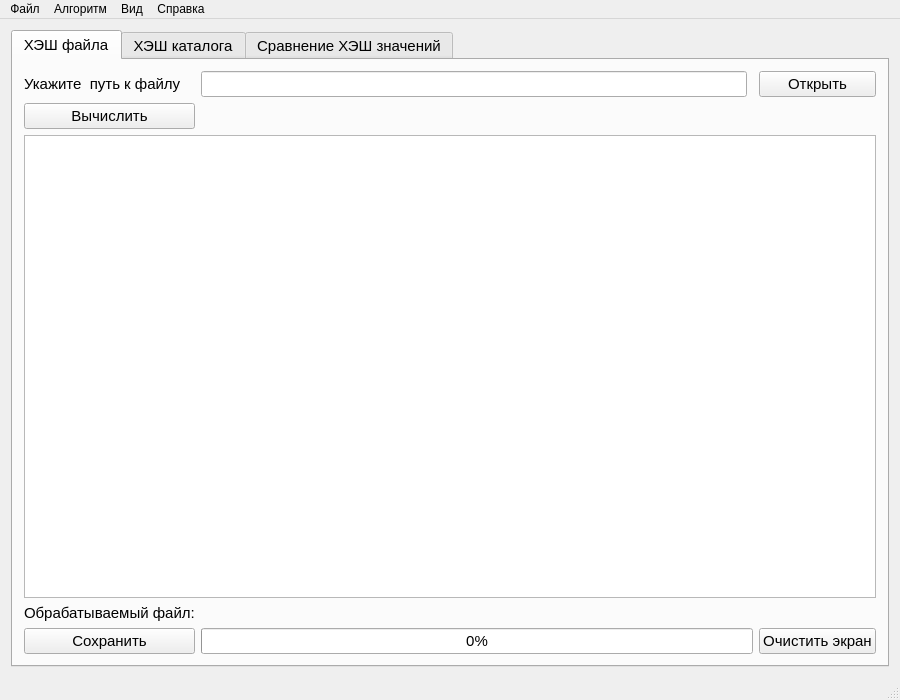
<?xml version="1.0" encoding="UTF-8"?>
<ui version="4.0">
 <class>GuiHash</class>
 <widget class="QMainWindow" name="GuiHash">
  <property name="geometry">
   <rect>
    <x>0</x>
    <y>0</y>
    <width>900</width>
    <height>700</height>
   </rect>
  </property>
  <property name="sizePolicy">
   <sizepolicy hsizetype="Expanding" vsizetype="Expanding">
    <horstretch>0</horstretch>
    <verstretch>0</verstretch>
   </sizepolicy>
  </property>
  <property name="windowTitle">
   <string> Средства контроля целостности</string>
  </property>
  <property name="windowIcon">
   <iconset resource="qres.qrc">
    <normaloff>:/new/icon/Icon.png</normaloff>:/new/icon/Icon.png</iconset>
  </property>
  <property name="documentMode">
   <bool>false</bool>
  </property>
  <widget class="QWidget" name="centralWidget">
   <property name="enabled">
    <bool>true</bool>
   </property>
   <property name="sizePolicy">
    <sizepolicy hsizetype="Preferred" vsizetype="Expanding">
     <horstretch>0</horstretch>
     <verstretch>0</verstretch>
    </sizepolicy>
   </property>
   <property name="minimumSize">
    <size>
     <width>900</width>
     <height>656</height>
    </size>
   </property>
   <property name="maximumSize">
    <size>
     <width>16777215</width>
     <height>16777215</height>
    </size>
   </property>
   <property name="layoutDirection">
    <enum>Qt::LeftToRight</enum>
   </property>
   <property name="autoFillBackground">
    <bool>false</bool>
   </property>
   <layout class="QGridLayout" name="gridLayout">
    <item row="0" column="0">
     <widget class="QTabWidget" name="tabWidget">
      <property name="enabled">
       <bool>true</bool>
      </property>
      <property name="sizePolicy">
       <sizepolicy hsizetype="Expanding" vsizetype="Expanding">
        <horstretch>0</horstretch>
        <verstretch>0</verstretch>
       </sizepolicy>
      </property>
      <property name="font">
       <font>
        <pointsize>11</pointsize>
       </font>
      </property>
      <property name="acceptDrops">
       <bool>true</bool>
      </property>
      <property name="tabPosition">
       <enum>QTabWidget::North</enum>
      </property>
      <property name="tabShape">
       <enum>QTabWidget::Rounded</enum>
      </property>
      <property name="currentIndex">
       <number>0</number>
      </property>
      <property name="iconSize">
       <size>
        <width>16</width>
        <height>16</height>
       </size>
      </property>
      <property name="elideMode">
       <enum>Qt::ElideLeft</enum>
      </property>
      <property name="usesScrollButtons">
       <bool>false</bool>
      </property>
      <property name="documentMode">
       <bool>false</bool>
      </property>
      <property name="tabsClosable">
       <bool>false</bool>
      </property>
      <property name="movable">
       <bool>false</bool>
      </property>
      <property name="tabBarAutoHide">
       <bool>false</bool>
      </property>
      <widget class="QWidget" name="tab">
       <property name="sizePolicy">
        <sizepolicy hsizetype="Preferred" vsizetype="Preferred">
         <horstretch>0</horstretch>
         <verstretch>0</verstretch>
        </sizepolicy>
       </property>
       <attribute name="title">
        <string comment="Вычислить хэш-значение для файла" extracomment="Вычислить хэш-значение для файла">ХЭШ файла</string>
       </attribute>
       <layout class="QGridLayout" name="gridLayout_3">
        <item row="12" column="0">
         <widget class="QLabel" name="label_3">
          <property name="sizePolicy">
           <sizepolicy hsizetype="Fixed" vsizetype="Minimum">
            <horstretch>0</horstretch>
            <verstretch>0</verstretch>
           </sizepolicy>
          </property>
          <property name="font">
           <font>
            <pointsize>11</pointsize>
           </font>
          </property>
          <property name="text">
           <string>Обрабатываемый файл:</string>
          </property>
         </widget>
        </item>
        <item row="13" column="4">
         <widget class="QPushButton" name="pushButton_7">
          <property name="sizePolicy">
           <sizepolicy hsizetype="Preferred" vsizetype="Fixed">
            <horstretch>0</horstretch>
            <verstretch>0</verstretch>
           </sizepolicy>
          </property>
          <property name="text">
           <string>Очистить экран</string>
          </property>
         </widget>
        </item>
        <item row="0" column="4">
         <widget class="QPushButton" name="pushButton_2">
          <property name="sizePolicy">
           <sizepolicy hsizetype="Preferred" vsizetype="Fixed">
            <horstretch>0</horstretch>
            <verstretch>0</verstretch>
           </sizepolicy>
          </property>
          <property name="text">
           <string>Открыть</string>
          </property>
         </widget>
        </item>
        <item row="0" column="0">
         <widget class="QLabel" name="label_File">
          <property name="sizePolicy">
           <sizepolicy hsizetype="Fixed" vsizetype="Preferred">
            <horstretch>0</horstretch>
            <verstretch>0</verstretch>
           </sizepolicy>
          </property>
          <property name="text">
           <string>Укажите  путь к файлу </string>
          </property>
         </widget>
        </item>
        <item row="13" column="0">
         <widget class="QPushButton" name="pushButton_3">
          <property name="sizePolicy">
           <sizepolicy hsizetype="Preferred" vsizetype="Fixed">
            <horstretch>0</horstretch>
            <verstretch>0</verstretch>
           </sizepolicy>
          </property>
          <property name="sizeIncrement">
           <size>
            <width>0</width>
            <height>0</height>
           </size>
          </property>
          <property name="text">
           <string>Сохранить</string>
          </property>
         </widget>
        </item>
        <item row="9" column="0" colspan="5">
         <widget class="QTextBrowser" name="textBrowser">
          <property name="sizePolicy">
           <sizepolicy hsizetype="Expanding" vsizetype="Expanding">
            <horstretch>0</horstretch>
            <verstretch>0</verstretch>
           </sizepolicy>
          </property>
          <property name="font">
           <font>
            <family>Courier New</family>
            <pointsize>11</pointsize>
           </font>
          </property>
          <property name="inputMethodHints">
           <set>Qt::ImhNone</set>
          </property>
          <property name="verticalScrollBarPolicy">
           <enum>Qt::ScrollBarAsNeeded</enum>
          </property>
          <property name="horizontalScrollBarPolicy">
           <enum>Qt::ScrollBarAlwaysOff</enum>
          </property>
          <property name="sizeAdjustPolicy">
           <enum>QAbstractScrollArea::AdjustIgnored</enum>
          </property>
         </widget>
        </item>
        <item row="0" column="1" colspan="2">
         <widget class="QLineEdit" name="lineEdit">
          <property name="sizePolicy">
           <sizepolicy hsizetype="Preferred" vsizetype="Fixed">
            <horstretch>0</horstretch>
            <verstretch>0</verstretch>
           </sizepolicy>
          </property>
         </widget>
        </item>
        <item row="12" column="2">
         <widget class="QLabel" name="label_4">
          <property name="sizePolicy">
           <sizepolicy hsizetype="Expanding" vsizetype="Fixed">
            <horstretch>0</horstretch>
            <verstretch>0</verstretch>
           </sizepolicy>
          </property>
          <property name="font">
           <font>
            <pointsize>11</pointsize>
           </font>
          </property>
          <property name="text">
           <string/>
          </property>
         </widget>
        </item>
        <item row="13" column="1" colspan="3">
         <widget class="QProgressBar" name="progressBarFile">
          <property name="sizePolicy">
           <sizepolicy hsizetype="Preferred" vsizetype="Fixed">
            <horstretch>0</horstretch>
            <verstretch>0</verstretch>
           </sizepolicy>
          </property>
          <property name="value">
           <number>0</number>
          </property>
         </widget>
        </item>
        <item row="8" column="0">
         <widget class="QPushButton" name="pushButton">
          <property name="sizePolicy">
           <sizepolicy hsizetype="Preferred" vsizetype="Preferred">
            <horstretch>0</horstretch>
            <verstretch>0</verstretch>
           </sizepolicy>
          </property>
          <property name="text">
           <string>Вычислить</string>
          </property>
          <property name="checkable">
           <bool>false</bool>
          </property>
          <property name="autoDefault">
           <bool>false</bool>
          </property>
         </widget>
        </item>
       </layout>
      </widget>
      <widget class="QWidget" name="tab_2">
       <attribute name="title">
        <string comment="Вычислить ХЭШ значения для каталога" extracomment="Вычислить ХЭШ значения для каталога">ХЭШ каталога</string>
       </attribute>
       <layout class="QGridLayout" name="gridLayout_2">
        <item row="0" column="0">
         <widget class="QLabel" name="label_Directory">
          <property name="sizePolicy">
           <sizepolicy hsizetype="Fixed" vsizetype="Fixed">
            <horstretch>0</horstretch>
            <verstretch>0</verstretch>
           </sizepolicy>
          </property>
          <property name="lineWidth">
           <number>5</number>
          </property>
          <property name="text">
           <string>Укажите путь к каталогу</string>
          </property>
         </widget>
        </item>
        <item row="4" column="0" colspan="6">
         <widget class="QTextBrowser" name="textDirectory">
          <property name="font">
           <font>
            <family>Courier New</family>
            <pointsize>11</pointsize>
           </font>
          </property>
          <property name="verticalScrollBarPolicy">
           <enum>Qt::ScrollBarAsNeeded</enum>
          </property>
          <property name="horizontalScrollBarPolicy">
           <enum>Qt::ScrollBarAlwaysOff</enum>
          </property>
          <property name="sizeAdjustPolicy">
           <enum>QAbstractScrollArea::AdjustIgnored</enum>
          </property>
          <property name="autoFormatting">
           <set>QTextEdit::AutoNone</set>
          </property>
         </widget>
        </item>
        <item row="6" column="5">
         <widget class="QPushButton" name="pushButton_8">
          <property name="sizePolicy">
           <sizepolicy hsizetype="Preferred" vsizetype="Fixed">
            <horstretch>0</horstretch>
            <verstretch>0</verstretch>
           </sizepolicy>
          </property>
          <property name="text">
           <string>Очистить экран</string>
          </property>
         </widget>
        </item>
        <item row="5" column="0">
         <widget class="QLabel" name="label">
          <property name="sizePolicy">
           <sizepolicy hsizetype="Fixed" vsizetype="Preferred">
            <horstretch>0</horstretch>
            <verstretch>0</verstretch>
           </sizepolicy>
          </property>
          <property name="font">
           <font>
            <pointsize>11</pointsize>
           </font>
          </property>
          <property name="text">
           <string>Обрабатываемый файл:</string>
          </property>
         </widget>
        </item>
        <item row="5" column="2">
         <widget class="QLabel" name="label_2">
          <property name="sizePolicy">
           <sizepolicy hsizetype="Expanding" vsizetype="Fixed">
            <horstretch>0</horstretch>
            <verstretch>0</verstretch>
           </sizepolicy>
          </property>
          <property name="font">
           <font>
            <pointsize>11</pointsize>
           </font>
          </property>
          <property name="text">
           <string/>
          </property>
         </widget>
        </item>
        <item row="6" column="0">
         <widget class="QPushButton" name="pushButton_6">
          <property name="sizePolicy">
           <sizepolicy hsizetype="Preferred" vsizetype="Fixed">
            <horstretch>0</horstretch>
            <verstretch>0</verstretch>
           </sizepolicy>
          </property>
          <property name="text">
           <string>Сохранить</string>
          </property>
         </widget>
        </item>
        <item row="0" column="5">
         <widget class="QPushButton" name="pushButton_4">
          <property name="sizePolicy">
           <sizepolicy hsizetype="Preferred" vsizetype="Fixed">
            <horstretch>0</horstretch>
            <verstretch>0</verstretch>
           </sizepolicy>
          </property>
          <property name="text">
           <string>Открыть</string>
          </property>
         </widget>
        </item>
        <item row="1" column="0">
         <widget class="QPushButton" name="pushButton_5">
          <property name="sizePolicy">
           <sizepolicy hsizetype="Preferred" vsizetype="Fixed">
            <horstretch>0</horstretch>
            <verstretch>0</verstretch>
           </sizepolicy>
          </property>
          <property name="layoutDirection">
           <enum>Qt::LeftToRight</enum>
          </property>
          <property name="text">
           <string>Вычислить</string>
          </property>
         </widget>
        </item>
        <item row="0" column="1" colspan="3">
         <widget class="QLineEdit" name="lineDirectory">
          <property name="sizePolicy">
           <sizepolicy hsizetype="Preferred" vsizetype="Fixed">
            <horstretch>0</horstretch>
            <verstretch>0</verstretch>
           </sizepolicy>
          </property>
          <property name="layoutDirection">
           <enum>Qt::RightToLeft</enum>
          </property>
         </widget>
        </item>
        <item row="6" column="1" colspan="4">
         <widget class="QProgressBar" name="progressBarDirectory">
          <property name="sizePolicy">
           <sizepolicy hsizetype="Preferred" vsizetype="Fixed">
            <horstretch>0</horstretch>
            <verstretch>0</verstretch>
           </sizepolicy>
          </property>
          <property name="value">
           <number>0</number>
          </property>
         </widget>
        </item>
       </layout>
      </widget>
      <widget class="QWidget" name="tab_3">
       <property name="layoutDirection">
        <enum>Qt::LeftToRight</enum>
       </property>
       <attribute name="title">
        <string>Сравнение ХЭШ значений</string>
       </attribute>
       <layout class="QGridLayout" name="gridLayout_6">
        <item row="5" column="1">
         <widget class="QLabel" name="label_5">
          <property name="sizePolicy">
           <sizepolicy hsizetype="Fixed" vsizetype="Fixed">
            <horstretch>0</horstretch>
            <verstretch>0</verstretch>
           </sizepolicy>
          </property>
          <property name="text">
           <string>Файл №1 </string>
          </property>
         </widget>
        </item>
        <item row="17" column="1" colspan="5">
         <widget class="QTextBrowser" name="textBrowserFile1">
          <property name="sizePolicy">
           <sizepolicy hsizetype="Expanding" vsizetype="Expanding">
            <horstretch>0</horstretch>
            <verstretch>0</verstretch>
           </sizepolicy>
          </property>
          <property name="font">
           <font>
            <family>Courier New</family>
           </font>
          </property>
          <property name="verticalScrollBarPolicy">
           <enum>Qt::ScrollBarAlwaysOff</enum>
          </property>
          <property name="horizontalScrollBarPolicy">
           <enum>Qt::ScrollBarAlwaysOff</enum>
          </property>
          <property name="sizeAdjustPolicy">
           <enum>QAbstractScrollArea::AdjustIgnored</enum>
          </property>
         </widget>
        </item>
        <item row="13" column="1">
         <widget class="QLabel" name="label_7">
          <property name="sizePolicy">
           <sizepolicy hsizetype="Minimum" vsizetype="Fixed">
            <horstretch>0</horstretch>
            <verstretch>0</verstretch>
           </sizepolicy>
          </property>
          <property name="text">
           <string>Файл №2</string>
          </property>
         </widget>
        </item>
        <item row="20" column="1">
         <widget class="QLabel" name="label_6">
          <property name="text">
           <string>Идет сравнение</string>
          </property>
         </widget>
        </item>
        <item row="5" column="2">
         <widget class="QLineEdit" name="lineFile1">
          <property name="sizePolicy">
           <sizepolicy hsizetype="Expanding" vsizetype="Fixed">
            <horstretch>0</horstretch>
            <verstretch>0</verstretch>
           </sizepolicy>
          </property>
         </widget>
        </item>
        <item row="5" column="4">
         <widget class="QPushButton" name="pushButtonFile1">
          <property name="sizePolicy">
           <sizepolicy hsizetype="Preferred" vsizetype="Fixed">
            <horstretch>0</horstretch>
            <verstretch>0</verstretch>
           </sizepolicy>
          </property>
          <property name="text">
           <string>Открыть</string>
          </property>
         </widget>
        </item>
        <item row="13" column="2">
         <widget class="QLineEdit" name="lineFile2">
          <property name="sizePolicy">
           <sizepolicy hsizetype="Preferred" vsizetype="Preferred">
            <horstretch>0</horstretch>
            <verstretch>0</verstretch>
           </sizepolicy>
          </property>
         </widget>
        </item>
        <item row="20" column="2" colspan="3">
         <widget class="QProgressBar" name="progressBarCompare">
          <property name="enabled">
           <bool>true</bool>
          </property>
          <property name="sizePolicy">
           <sizepolicy hsizetype="Preferred" vsizetype="Fixed">
            <horstretch>0</horstretch>
            <verstretch>0</verstretch>
           </sizepolicy>
          </property>
          <property name="value">
           <number>0</number>
          </property>
         </widget>
        </item>
        <item row="13" column="4">
         <widget class="QPushButton" name="pushButtonFile2">
          <property name="sizePolicy">
           <sizepolicy hsizetype="Preferred" vsizetype="Fixed">
            <horstretch>0</horstretch>
            <verstretch>0</verstretch>
           </sizepolicy>
          </property>
          <property name="text">
           <string>Открыть</string>
          </property>
         </widget>
        </item>
        <item row="21" column="1">
         <widget class="QPushButton" name="pushButtonCompare">
          <property name="enabled">
           <bool>true</bool>
          </property>
          <property name="sizePolicy">
           <sizepolicy hsizetype="Preferred" vsizetype="Fixed">
            <horstretch>0</horstretch>
            <verstretch>0</verstretch>
           </sizepolicy>
          </property>
          <property name="layoutDirection">
           <enum>Qt::LeftToRight</enum>
          </property>
          <property name="text">
           <string>Сравнить </string>
          </property>
         </widget>
        </item>
        <item row="21" column="4">
         <widget class="QPushButton" name="pushButton_9">
          <property name="sizePolicy">
           <sizepolicy hsizetype="Preferred" vsizetype="Fixed">
            <horstretch>0</horstretch>
            <verstretch>0</verstretch>
           </sizepolicy>
          </property>
          <property name="text">
           <string>Сохранить</string>
          </property>
         </widget>
        </item>
       </layout>
      </widget>
     </widget>
    </item>
   </layout>
  </widget>
  <widget class="QStatusBar" name="statusBar">
   <property name="sizePolicy">
    <sizepolicy hsizetype="MinimumExpanding" vsizetype="Preferred">
     <horstretch>0</horstretch>
     <verstretch>0</verstretch>
    </sizepolicy>
   </property>
   <property name="layoutDirection">
    <enum>Qt::LeftToRight</enum>
   </property>
  </widget>
  <widget class="QMenuBar" name="menuBar">
   <property name="enabled">
    <bool>true</bool>
   </property>
   <property name="geometry">
    <rect>
     <x>0</x>
     <y>0</y>
     <width>900</width>
     <height>22</height>
    </rect>
   </property>
   <property name="sizePolicy">
    <sizepolicy hsizetype="Expanding" vsizetype="Expanding">
     <horstretch>0</horstretch>
     <verstretch>9</verstretch>
    </sizepolicy>
   </property>
   <widget class="QMenu" name="menuFile">
    <property name="title">
     <string>Файл</string>
    </property>
    <addaction name="actionSave"/>
    <addaction name="actionOpen"/>
    <addaction name="actionClear"/>
    <addaction name="separator"/>
    <addaction name="action_Close"/>
   </widget>
   <widget class="QMenu" name="menuGuid">
    <property name="title">
     <string>Справка</string>
    </property>
    <addaction name="actionAbout"/>
   </widget>
   <widget class="QMenu" name="menu">
    <property name="title">
     <string>Вид</string>
    </property>
    <addaction name="actionFile"/>
    <addaction name="actionDir"/>
    <addaction name="separator"/>
    <addaction name="actionCompare"/>
   </widget>
   <widget class="QMenu" name="menu_Algoritm">
    <property name="title">
     <string>Алгоритм</string>
    </property>
    <addaction name="actionbelt_hash256"/>
    <addaction name="actionbash256"/>
    <addaction name="actionbash384"/>
    <addaction name="actionbash512"/>
   </widget>
   <addaction name="menuFile"/>
   <addaction name="menu_Algoritm"/>
   <addaction name="menu"/>
   <addaction name="menuGuid"/>
  </widget>
  <action name="actionSave">
   <property name="text">
    <string>Сохранить</string>
   </property>
  </action>
  <action name="actionOpen">
   <property name="text">
    <string>Открыть</string>
   </property>
  </action>
  <action name="actionClear">
   <property name="text">
    <string>Очистить</string>
   </property>
  </action>
  <action name="actionAbout">
   <property name="text">
    <string>О программе</string>
   </property>
  </action>
  <action name="action_Close">
   <property name="text">
    <string>Закрыть</string>
   </property>
  </action>
  <action name="actionFile">
   <property name="text">
    <string>Хэш файла</string>
   </property>
  </action>
  <action name="actionDir">
   <property name="text">
    <string>Хэш каталога</string>
   </property>
  </action>
  <action name="actionCompare">
   <property name="text">
    <string>Сравненеи хэш-значений</string>
   </property>
  </action>
  <action name="actionbelt_hash256">
   <property name="checkable">
    <bool>true</bool>
   </property>
   <property name="checked">
    <bool>true</bool>
   </property>
   <property name="text">
    <string>belt-hash256</string>
   </property>
  </action>
  <action name="actionbash256">
   <property name="checkable">
    <bool>true</bool>
   </property>
   <property name="text">
    <string>bash256</string>
   </property>
  </action>
  <action name="actionbash384">
   <property name="checkable">
    <bool>true</bool>
   </property>
   <property name="text">
    <string>bash384</string>
   </property>
  </action>
  <action name="actionbash512">
   <property name="checkable">
    <bool>true</bool>
   </property>
   <property name="text">
    <string>bash512</string>
   </property>
  </action>
 </widget>
 <layoutdefault spacing="6" margin="11"/>
 <resources>
  <include location="qres.qrc"/>
 </resources>
 <connections/>
</ui>
